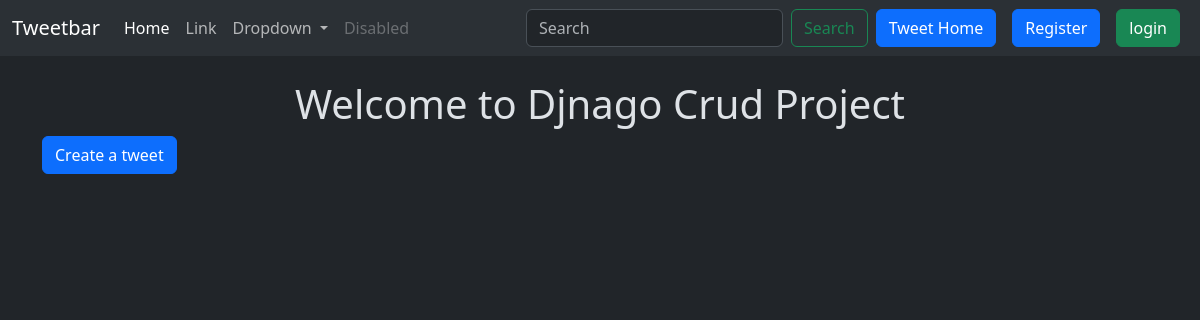
The page /tweet/ on the database as committed earlier.
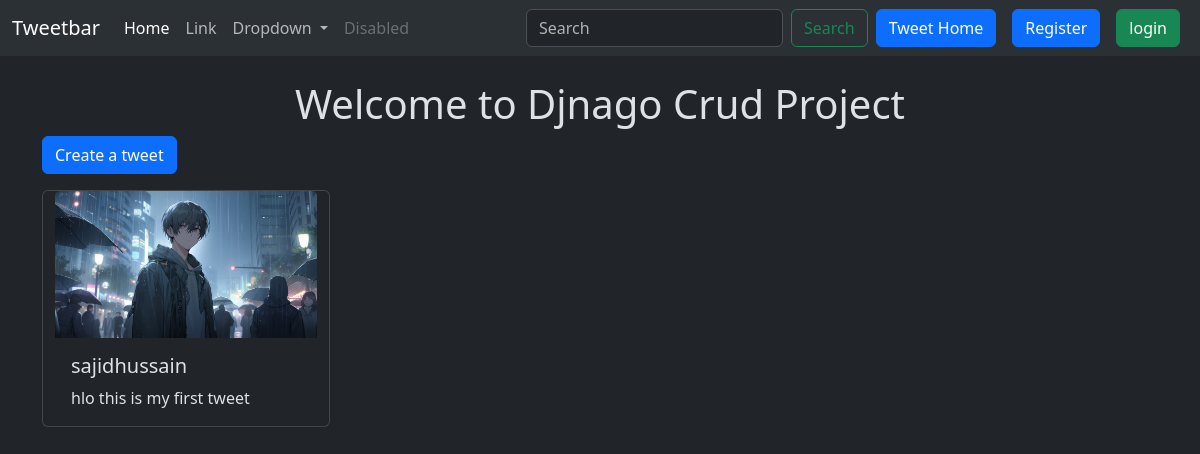
The same page on the database as committed later.
### tweet/models.py (models this page shows, shortened)
class Tweet(models.Model):
    user = models.ForeignKey(User,on_delete=models.CASCADE)
    text = models.TextField(max_length=240)
    photo = models.ImageField(upload_to='photos/', blank=True, null=True)
    create_at = models.DateTimeField(auto_now_add=True)
    updated_at = models.DateTimeField(auto_now=True)

### tweet/views.py (the view)
# urls.py: path('', views.tweet_list, name='tweet_list'),
def tweet_list(request):
    tweets =Tweet.objects.all().order_by('-create_at')
    return render(request, 'tweet_list.html' ,{'tweets':tweets})

### tweet/templates/tweet_list.html (shortened to what this page needs)
{% extends "layout.html" %}
{% block content %}
<h1 class ="text-center  mt-4">Welcome to Djnago Crud Project</h1>
<a class="btn btn-primary mb-3" href="{% url 'tweet_create' %}">Create a tweet</a>
<div class="container row gap-3">
    {% for tweet in tweets  %}
    <div class="card" style="width: 18rem;">
        <img src="{{tweet.photo.url}}" class="card-img-top" alt="...">
        <div class="card-body">
            <h5 class="card-title">{{tweet.user.username}}</h5>
            <p class="card-text">{{tweet.text}}</p>
        </div>
    </div>
    {% endfor %}
</div>
{% endblock %}

Rows that differ between the two databases and show on the page:
added Tweet: photo (picture), user.username "sajidhussain", text "hlo this is my first tweet"
